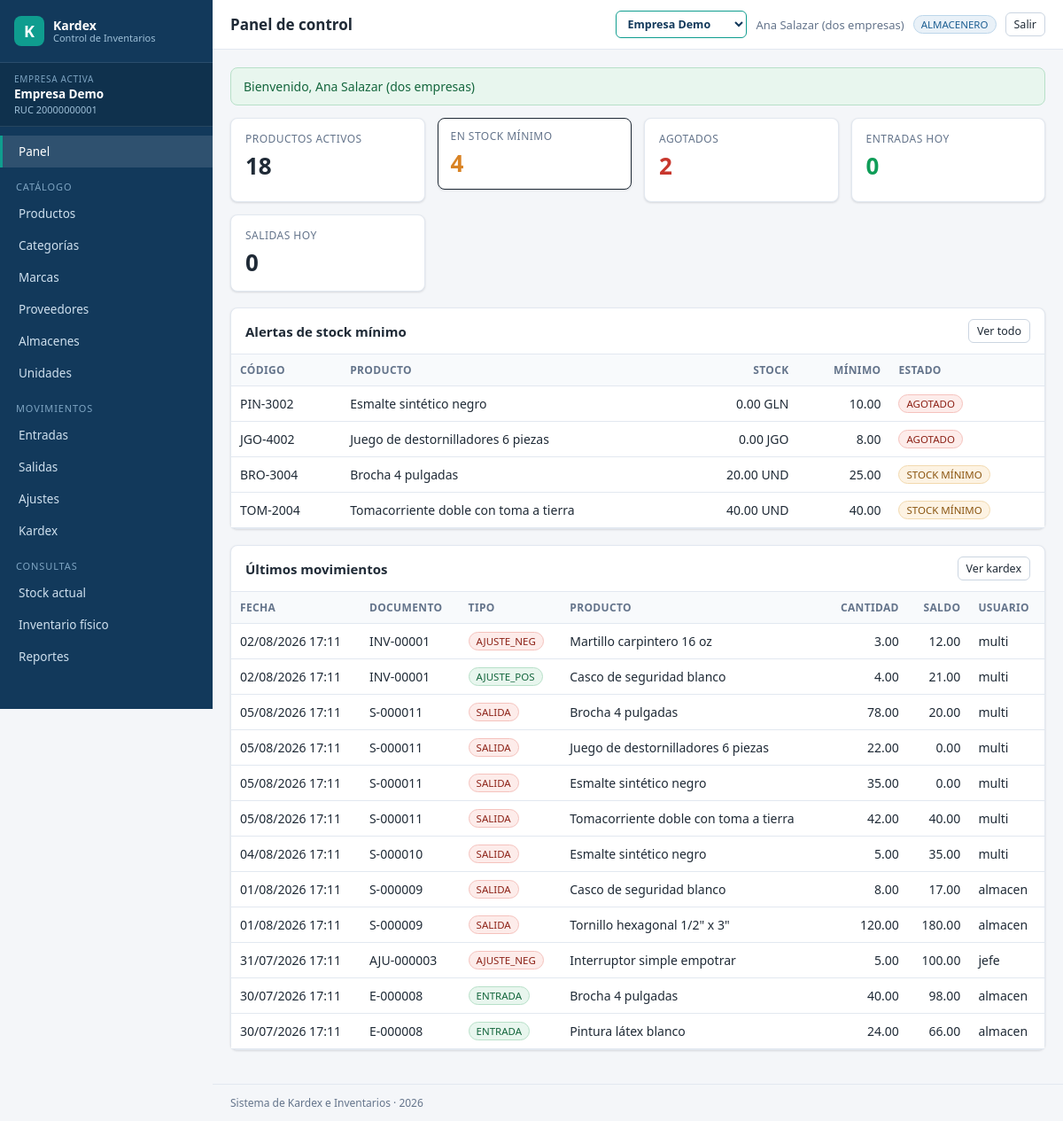
The app's page /index.php (signed in), older data.
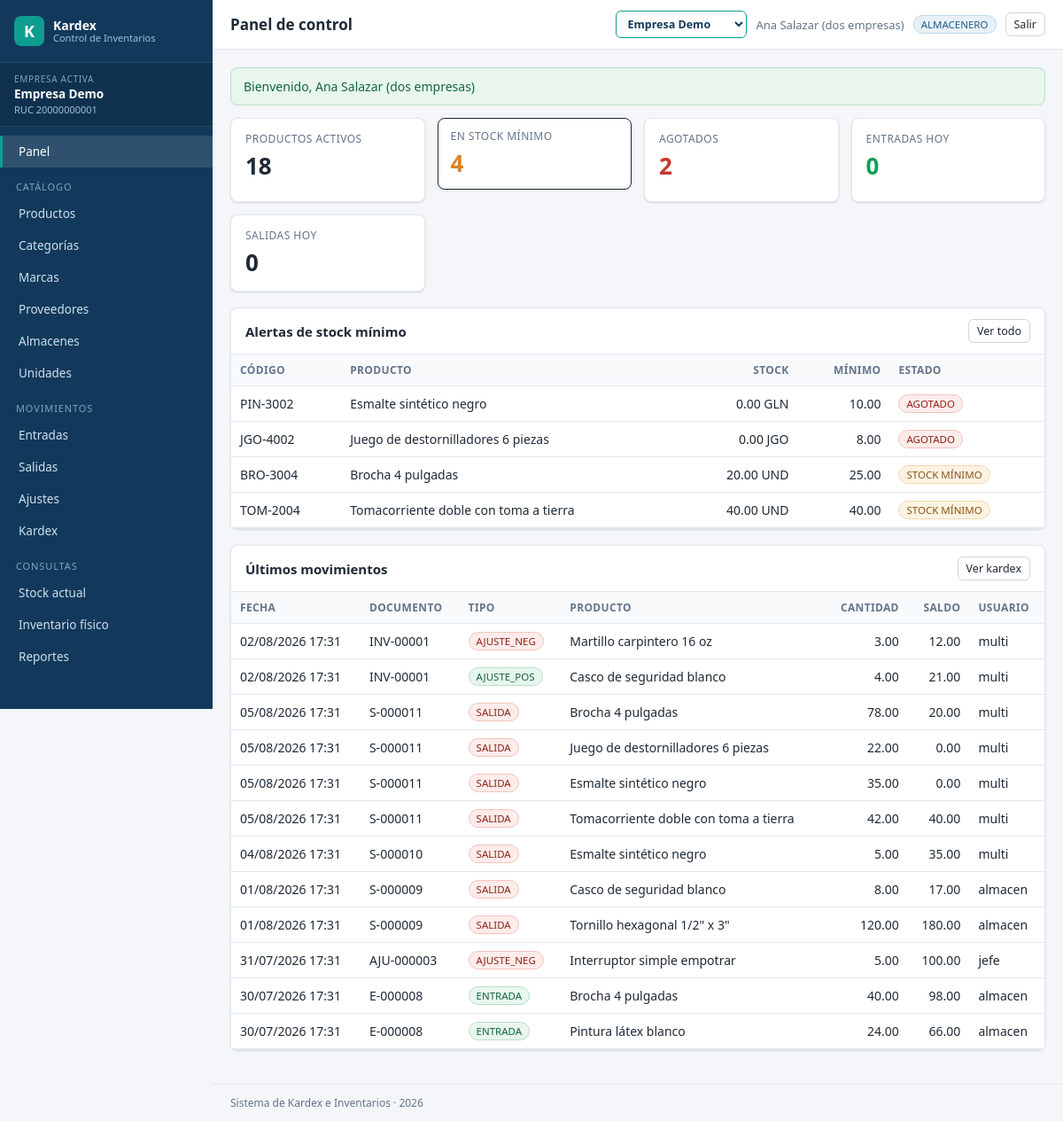
The same page, newer data.
### tables this page shows
CREATE TABLE empresas (
  id            INT UNSIGNED AUTO_INCREMENT PRIMARY KEY,
  ruc           VARCHAR(20)  NOT NULL UNIQUE,
  razon_social  VARCHAR(180) NOT NULL,
  nombre_corto  VARCHAR(60)  NOT NULL,
  direccion     VARCHAR(255) NULL,
  telefono      VARCHAR(30)  NULL,
  email         VARCHAR(150) NULL,
  moneda        VARCHAR(10)  NOT NULL DEFAULT 'PEN',
  simbolo       VARCHAR(5)   NOT NULL DEFAULT 'S/',
   
   
   
  metodo_valorizacion ENUM('PROMEDIO','PEPS','UEPS') NOT NULL DEFAULT 'PROMEDIO',
   
   
   
   
  ambito_costo  ENUM('GLOBAL','ALMACEN') NOT NULL DEFAULT 'GLOBAL',
  estado        TINYINT(1)   NOT NULL DEFAULT 1,
  creado_en     DATETIME     NOT NULL DEFAULT CURRENT_TIMESTAMP
);

CREATE TABLE usuario_empresa (
  usuario_id  INT UNSIGNED NOT NULL,
  empresa_id  INT UNSIGNED NOT NULL,
  rol_id      INT UNSIGNED NOT NULL,
  por_defecto TINYINT(1)   NOT NULL DEFAULT 0,
  PRIMARY KEY (usuario_id, empresa_id),
  CONSTRAINT fk_ue_usr FOREIGN KEY (usuario_id) REFERENCES usuarios(id) ON DELETE CASCADE,
  CONSTRAINT fk_ue_emp FOREIGN KEY (empresa_id) REFERENCES empresas(id) ON DELETE CASCADE,
  CONSTRAINT fk_ue_rol FOREIGN KEY (rol_id)     REFERENCES roles(id),
  INDEX idx_ue_empresa (empresa_id)
);

CREATE TABLE productos (
  id             INT UNSIGNED AUTO_INCREMENT PRIMARY KEY,
  empresa_id     INT UNSIGNED NOT NULL,
  codigo         VARCHAR(40)  NOT NULL,
  descripcion    VARCHAR(255) NOT NULL,
  categoria_id   INT UNSIGNED NULL,
  marca_id       INT UNSIGNED NULL,
  unidad_id      INT UNSIGNED NOT NULL,
  precio_compra  DECIMAL(14,4) NOT NULL DEFAULT 0,
  precio_venta   DECIMAL(14,4) NOT NULL DEFAULT 0,
  costo_promedio DECIMAL(14,4) NOT NULL DEFAULT 0,
  stock_minimo   DECIMAL(14,4) NOT NULL DEFAULT 0,
  estado         TINYINT(1)   NOT NULL DEFAULT 1,
  creado_en      DATETIME     NOT NULL DEFAULT CURRENT_TIMESTAMP,
  actualizado_en DATETIME     NULL ON UPDATE CURRENT_TIMESTAMP,
  CONSTRAINT fk_prod_emp FOREIGN KEY (empresa_id)   REFERENCES empresas(id),
  CONSTRAINT fk_prod_cat FOREIGN KEY (categoria_id) REFERENCES categorias(id),
  CONSTRAINT fk_prod_mar FOREIGN KEY (marca_id)     REFERENCES marcas(id),
  CONSTRAINT fk_prod_uni FOREIGN KEY (unidad_id)    REFERENCES unidades(id),
  UNIQUE KEY uq_prod_emp_codigo (empresa_id, codigo),
  INDEX idx_prod_desc (descripcion),
  INDEX idx_prod_emp_cat (empresa_id, categoria_id)
);

CREATE TABLE unidades (
  id         INT UNSIGNED AUTO_INCREMENT PRIMARY KEY,
  empresa_id INT UNSIGNED NOT NULL,
  codigo     VARCHAR(10)  NOT NULL,
  nombre     VARCHAR(60)  NOT NULL,
  decimales  TINYINT UNSIGNED NOT NULL DEFAULT 2,
  CONSTRAINT fk_uni_emp FOREIGN KEY (empresa_id) REFERENCES empresas(id),
  UNIQUE KEY uq_uni_emp_codigo (empresa_id, codigo)
);

CREATE TABLE kardex (
  id             BIGINT UNSIGNED AUTO_INCREMENT PRIMARY KEY,
  empresa_id     INT UNSIGNED NOT NULL,
  producto_id    INT UNSIGNED NOT NULL,
  almacen_id     INT UNSIGNED NOT NULL,
  fecha          DATETIME     NOT NULL,
  tipo           ENUM('ENTRADA','SALIDA','AJUSTE_POS','AJUSTE_NEG','INV_INICIAL') NOT NULL,
  origen_tabla   VARCHAR(30)  NOT NULL,
  origen_id      INT UNSIGNED NOT NULL,
  documento      VARCHAR(60)  NULL,
  cantidad       DECIMAL(14,4) NOT NULL,
  costo_unitario DECIMAL(14,4) NOT NULL DEFAULT 0,
  saldo_cantidad DECIMAL(14,4) NOT NULL,
  saldo_costo    DECIMAL(14,4) NOT NULL DEFAULT 0,
  saldo_valor    DECIMAL(16,4) NOT NULL DEFAULT 0,
  motivo         VARCHAR(180) NULL,
  usuario_id     INT UNSIGNED NOT NULL,
  creado_en      DATETIME     NOT NULL DEFAULT CURRENT_TIMESTAMP,
  CONSTRAINT fk_kdx_emp  FOREIGN KEY (empresa_id)  REFERENCES empresas(id),
  CONSTRAINT fk_kdx_prod FOREIGN KEY (producto_id) REFERENCES productos(id),
  CONSTRAINT fk_kdx_alm  FOREIGN KEY (almacen_id)  REFERENCES almacenes(id),
  CONSTRAINT fk_kdx_usr  FOREIGN KEY (usuario_id)  REFERENCES usuarios(id),
  INDEX idx_kdx_prod_fecha (producto_id, almacen_id, id),
  INDEX idx_kdx_emp_fecha (empresa_id, fecha),
  INDEX idx_kdx_usuario (usuario_id)
);

CREATE TABLE usuarios (
  id             INT UNSIGNED AUTO_INCREMENT PRIMARY KEY,
  usuario        VARCHAR(60)  NOT NULL UNIQUE,
  nombres        VARCHAR(120) NOT NULL,
  email          VARCHAR(150) NULL UNIQUE,
  password_hash  VARCHAR(255) NOT NULL,
  estado         TINYINT(1)   NOT NULL DEFAULT 1,
  ultimo_acceso  DATETIME     NULL,
  intentos_fallidos TINYINT UNSIGNED NOT NULL DEFAULT 0,
  bloqueado_hasta   DATETIME  NULL,
  creado_en      DATETIME     NOT NULL DEFAULT CURRENT_TIMESTAMP,
  actualizado_en DATETIME     NULL ON UPDATE CURRENT_TIMESTAMP
);

### views/panel/index.php (the view, shortened to what the rows shown need)
<div class="tarjeta">
  <div class="tarjeta-cab">
    <h2>Alertas de stock mínimo</h2>
  </div>
  <div class="tabla-scroll">
    <?php if (!$alertas): ?>
      <p class="vacio">Ningún producto por debajo del stock mínimo.</p>
    <?php else: ?>
    <table class="tabla">
      <thead><tr>
        <th>Código</th><th>Producto</th><th class="num">Stock</th>
        <th class="num">Mínimo</th><th>Estado</th>
      </tr></thead>
      <tbody>
      <?php foreach ($alertas as $a): ?>
        <tr>
          <td><?= e($a['codigo']) ?></td>
          <td><?= e($a['descripcion']) ?></td>
          <td class="num"><?= Vista::num($a['stock_actual']) ?> <?= e($a['unidad']) ?></td>
          <td class="num"><?= Vista::num($a['stock_minimo']) ?></td>
          <td><?php if ((float) $a['stock_actual'] <= 0): ?>
                <span class="badge badge-error">AGOTADO</span>
              <?php else: ?>
                <span class="badge badge-warn">STOCK MÍNIMO</span>
              <?php endif; ?></td>
        </tr>
      <?php endforeach; ?>
      </tbody>
    </table>
    <?php endif; ?>
  </div>
</div>
<div class="tarjeta">
  <div class="tarjeta-cab">
    <h2>Últimos movimientos</h2>
  </div>
  <div class="tabla-scroll">
    <?php if (!$ultimos): ?>
      <p class="vacio">Aún no se registran movimientos.</p>
    <?php else: ?>
    <table class="tabla">
      <thead><tr>
        <th>Fecha</th><th>Documento</th><th>Tipo</th><th>Producto</th>
        <th class="num">Cantidad</th><th class="num">Saldo</th><th>Usuario</th>
      </tr></thead>
      <tbody>
      <?php foreach ($ultimos as $k): ?>
        <tr>
          <td><?= Vista::fecha($k['fecha'], true) ?></td>
          <td><?= e($k['documento']) ?></td>
          <td><span class="badge <?= str_starts_with($k['tipo'], 'SALIDA') || $k['tipo'] === 'AJUSTE_NEG' ? 'badge-error' : 'badge-ok' ?>"><?= e($k['tipo']) ?></span></td>
          <td><?= e($k['descripcion']) ?></td>
          <td class="num"><?= Vista::num($k['cantidad']) ?></td>
          <td class="num"><?= Vista::num($k['saldo_cantidad']) ?></td>
          <td><?= e($k['usuario']) ?></td>
        </tr>
      <?php endforeach; ?>
      </tbody>
    </table>
    <?php endif; ?>
  </div>
</div>

### views/layout.php (shortened to what the rows shown need)
<!DOCTYPE html>
<html lang="es">
<head>
<link rel="stylesheet" href="<?= url('assets/css/app.css') ?>">
</head>
<body>
<div class="layout">
  <div class="contenedor">
    <header class="topbar">
      <h1><?= e($tituloPagina) ?></h1>
      <div class="usuario-box">
        <?php $misEmpresas = Empresa::delUsuario(Auth::id()); ?>
        <?php if (count($misEmpresas) > 1): ?>
          <select class="selector-empresa" onchange="if(this.value) location.href=this.value">
            <?php foreach ($misEmpresas as $em): ?>
              <option value="<?= url('empresas.php?a=cambiar&id=' . $em['id']) ?>"
                      <?= (int) $em['id'] === Empresa::id() ? 'selected' : '' ?>>
                <?= e($em['nombre_corto']) ?>
              </option>
            <?php endforeach; ?>
          </select>
        <?php endif; ?>
        <span class="usuario-nombre"><?= e(Auth::usuario()['nombres'] ?? '') ?></span>
        <span class="badge"><?= e(Auth::rol()) ?></span>
        <a class="btn btn-sm btn-gris" href="<?= url('logout.php') ?>">Salir</a>
      </div>
    </header>
    <main class="contenido">
      <?= $contenido ?>
    </main>
  </div>
</div>
</body>
</html>

Row changes from the older to the newer data that the page shows:
changed kardex "Martillo carpintero 16 oz": fecha "02/08/2026 17:11" → "02/08/2026 17:31"
changed kardex "AJUSTE_POS": fecha "02/08/2026 17:11" → "02/08/2026 17:31"
changed kardex (number 3 of 12 on the later page): fecha "05/08/2026 17:11" → "05/08/2026 17:31"
changed kardex "Juego de destornilladores 6 piezas": fecha "05/08/2026 17:11" → "05/08/2026 17:31"
changed kardex (number 5 of 12 on the later page): fecha "05/08/2026 17:11" → "05/08/2026 17:31"
changed kardex "Tomacorriente doble con toma a tierra": fecha "05/08/2026 17:11" → "05/08/2026 17:31"
changed kardex (number 7 of 12 on the later page): fecha "04/08/2026 17:11" → "04/08/2026 17:31"
changed kardex (number 8 of 12 on the later page): fecha "01/08/2026 17:11" → "01/08/2026 17:31"
changed kardex "Tornillo hexagonal 1/2\" x 3\"": fecha "01/08/2026 17:11" → "01/08/2026 17:31"
changed kardex "AJU-000003": fecha "31/07/2026 17:11" → "31/07/2026 17:31"
changed kardex (number 11 of 12 on the later page): fecha "30/07/2026 17:11" → "30/07/2026 17:31"
changed kardex "Pintura látex blanco": fecha "30/07/2026 17:11" → "30/07/2026 17:31"
